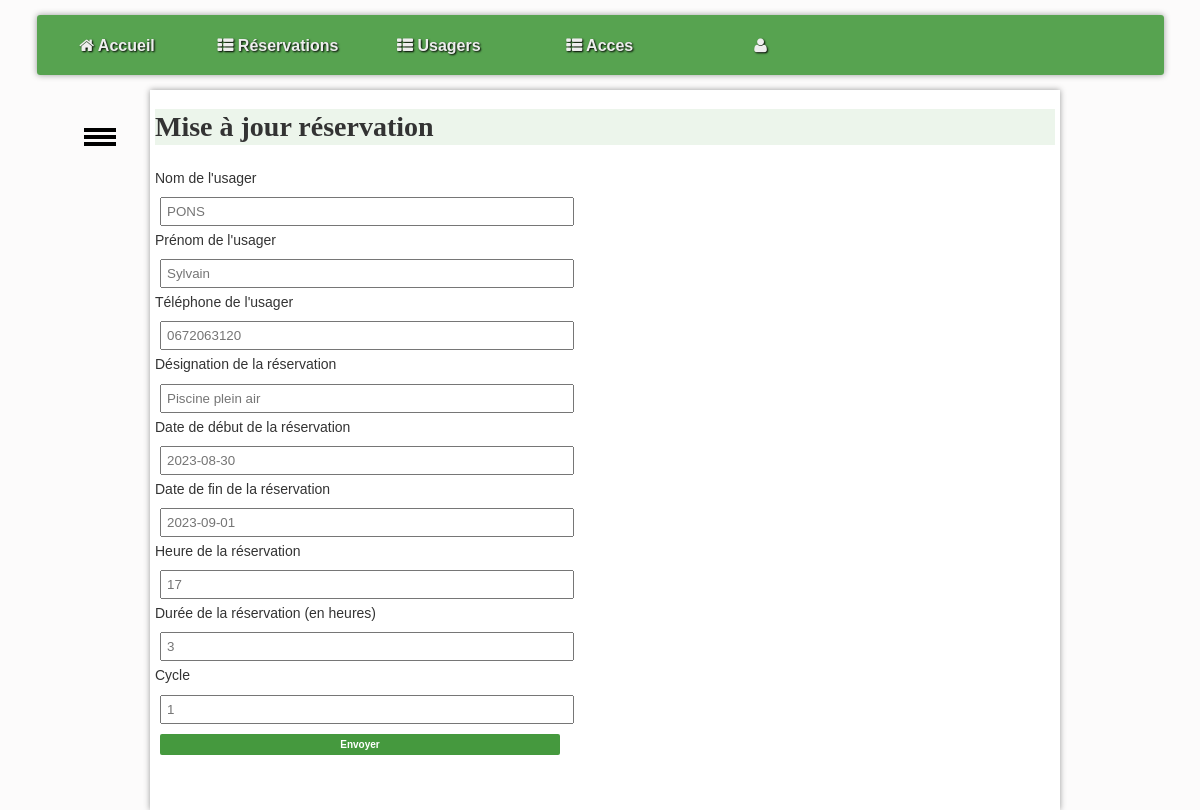
The page /controleur/?action=formMiseAJourReservation&id=32 on the database its author committed.
### tables this page shows
CREATE TABLE `reservation` (
  `id` int NOT NULL,
  `usager_id` int DEFAULT NULL,
  `acces_id` int DEFAULT NULL,
  `date_debut` date NOT NULL,
  `date_fin` date NOT NULL,
  `heure` int NOT NULL,
  `duree` decimal(11,0) NOT NULL,
  `cycle` int NOT NULL
);

CREATE TABLE `usager` (
  `id` int NOT NULL,
  `nom` varchar(255) NOT NULL,
  `prenom` varchar(255) NOT NULL,
  `telephone` varchar(20) DEFAULT NULL,
  `email` varchar(255) DEFAULT NULL,
  `autorise` tinyint(1) NOT NULL
);

CREATE TABLE `acces` (
  `id` int NOT NULL,
  `designation` varchar(255) NOT NULL,
  `empreinte` varchar(255) NOT NULL,
  `telephone` varchar(20) NOT NULL,
  `port1` int NOT NULL,
  `nom1` varchar(255) NOT NULL,
  `port2` int DEFAULT NULL,
  `nom2` varchar(255) DEFAULT NULL,
  `port3` int DEFAULT NULL,
  `nom3` varchar(255) DEFAULT NULL,
  `port4` int DEFAULT NULL,
  `nom4` varchar(255) DEFAULT NULL,
  `port5` int DEFAULT NULL,
  `nom5` varchar(255) DEFAULT NULL
);

### controleur/recapReservationControleur.php (called while the page is built, shortened)
<?php
include_once 'modele/reservationModel.php';
$id= $_GET['id'];
$majReservation = getReservationById($id);
include "vue/partials/entete.html.php";
include "vue/reservation/miseAJourReservation.html.php";

### index.php (called while the page is built, shortened)
<?php
$action = isset($_GET['action']) ? $_GET['action'] : 'defaut';
$controleur = principalControleur($action);
include "controleur/$controleur";

### modele/reservationModel.php (called while the page is built, shortened)
<?php
function getReservationById($id)
{
    try {
        $cnx = connexionPDO();
        $sql = "
            SELECT reservation.id,reservation.date_debut, reservation.date_fin, reservation.heure, reservation.duree, reservation.cycle, usager.nom, usager.prenom, usager.telephone,acces.designation
            FROM reservation
            JOIN usager ON reservation.usager_id = usager.id
            JOIN acces ON reservation.acces_id = acces.id
            WHERE reservation.id = :id
        ";
        $req = $cnx->prepare($sql);
        $req->bindValue(':id', $id, PDO::PARAM_STR);
        $req->execute();
        $reservation = $req->fetch(PDO::FETCH_ASSOC);
        return $reservation;
    } catch (PDOException $e) {
        print "Erreur !: " . $e->getMessage();
        die();
    }
}

### vue/reservation/miseAJourReservation.html.php (the view, shortened to what this page needs)
<h1>Mise à jour réservation</h1>
<form action="./?action=miseAJourReservation" method="POST">
    <div class="form-group">
    </div>
    <div class="form-group">
        <label for="nom">Nom de l'usager</label>
        <input type="text" id="nom" name="nom" placeholder="<?= $majReservation['nom'] ?>">
    </div>
    <div class="form-group">
        <label for="prenom">Prénom de l'usager</label>
        <input type="text" id="prenom" name="prenom" placeholder="<?= $majReservation['prenom'] ?>">
    </div>
    <div class="form-group">
        <label for="telephone">Téléphone de l'usager</label>
        <input type="text" id="telephone" name="telephone" placeholder="<?= $majReservation['telephone'] ?>">
    </div>
    <div class="form-group">
        <label for="designation">Désignation de la réservation</label>
        <input type="text" id="designation" name="designation" placeholder="<?= $majReservation['designation'] ?>">
    </div>
    <div class="form-group">
        <label for="date_debut">Date de début de la réservation</label>
        <input type="text" id="date_debut" name="date_debut" placeholder="<?= $majReservation['date_debut'] ?>">
    </div>
    <div class="form-group">
        <label for="date_fin">Date de fin de la réservation</label>
        <input type="text" id="date_fin" name="date_fin" placeholder="<?= $majReservation['date_fin'] ?>">
    </div>
    <div class="form-group">
        <label for="heure">Heure de la réservation</label>
        <input type="int" id="heure" name="heure" placeholder="<?= $majReservation['heure'] ?>">
    </div>
    <div class="form-group">
        <label for="duree">Durée de la réservation (en heures)</label>
        <input type="number" id="duree" name="duree" step="1" placeholder="<?= $majReservation['duree'] ?>">
    </div>
    <div class="form-group">
        <label for="cycle">Cycle</label>
        <input type="int" id="cycle" name="cycle" placeholder="<?= $majReservation['cycle'] ?>">
    </div>
    <input type="submit" class="boutonMaj" value="Envoyer"/>
</form>

### assets/css/base.css (style rules this page uses)
:root { --largeurPage: 900px; --largeurMenuCont : 200px; --margeCalc: calc((100% - var(--largeurPage)) / 2); --margeMenuHaut : 15px; --hauteurMenuGene:60px; --coulA1:#5A7694; --coulA2:#D7E5ED; --coulB1:#566459; --coulB2:#90974A; --coulC:#CDBCA0; --fondC:#fcfbfb; --padding_cote:5px; }
body { font-family: Arial; color : #333; font-size : 14px; line-height : 1.3; scroll-behavior: smooth; background-color : var(--fondC); }
.form-group { display: grid; grid-template-columns: auto; grid-template-rows: auto auto; gap: 5px; }
label { grid-row: 1; grid-column: 1; }
input { grid-row: 2; grid-column: 1; }

### assets/css/form.css (style rules this page uses)
input[type=text],input[type=email],input[type=submit],input[type=password],input[type=checkbox],input[type=int], input[type=number],input[type=date],input[type=time],select,option { padding : 5px; margin : 5px; }
label { padding-right : 25px; }
input[type=text],input[type=email],input[type=submit],input[type=password],input[type=int],input[type=number], input[type=date],input[type=time] { width : 400px; }

### assets/css/utilisateurs.css (style rules this page uses)
h1,h2,h3,h4 { font-family: Futura; background-color : rgba(69, 153, 62, 0.1); }
.boutonMaj { text-decoration: none; padding:3px 3px; font:Bold 10px Arial; background: #45993e; color:#fff; width:40px; border-radius:2px; border:none; }

### rows shown on the page
reservation: nom "PONS", prenom "Sylvain", telephone "0672063120", designation "Piscine plein air", date_debut "2023-08-30", date_fin "2023-09-01", heure "17", duree "3", cycle "1"
